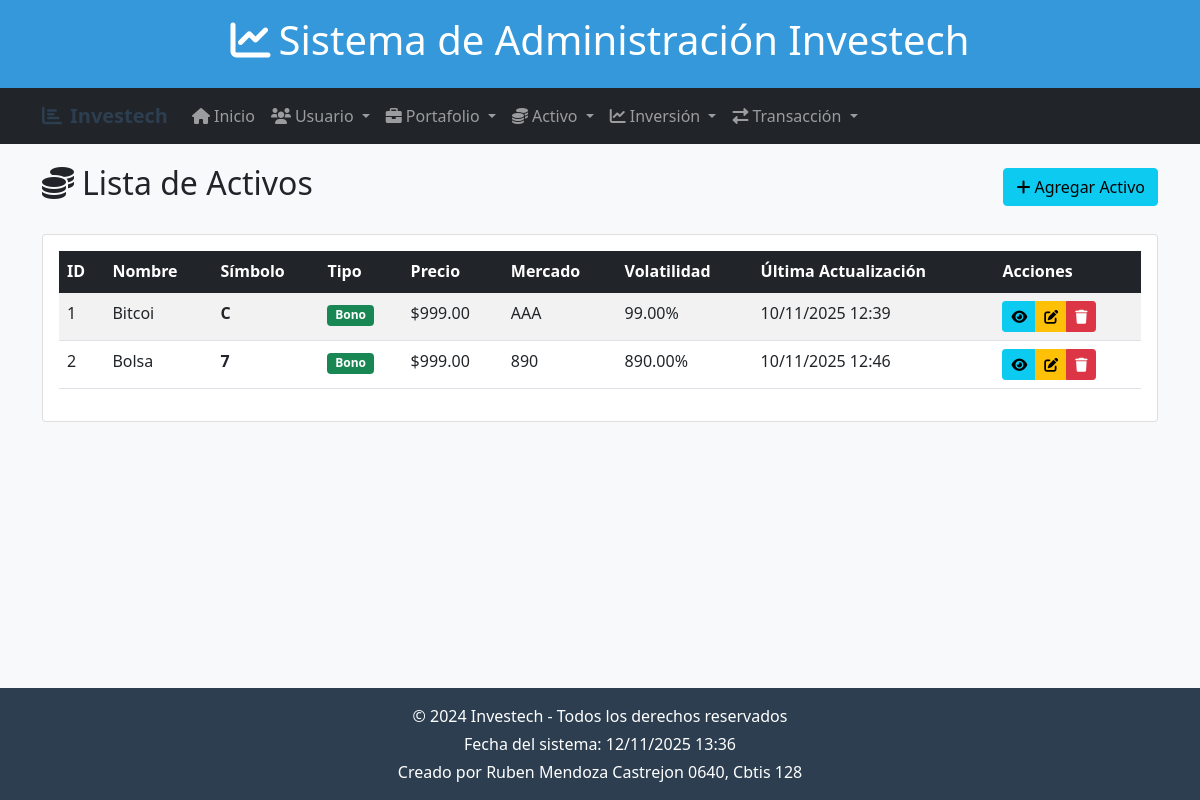
Page /activos/ on the committed database.
### app_investech/models.py (models this page shows, shortened)
class Activo(models.Model):
    nombre = models.CharField(max_length=100)
    tipo = models.CharField(max_length=50, choices=[
        ('accion', 'Acción'),
        ('bono', 'Bono'),
        ('cripto', 'Criptomoneda'),
        ('fondo', 'Fondo de inversión'),
        ('otro', 'Otro'),
    ])
    simbolo = models.CharField(max_length=10)
    precio_actual = models.DecimalField(max_digits=10, decimal_places=2)
    fecha_actualizacion = models.DateTimeField(auto_now=True)
    mercado = models.CharField(max_length=100)
    volatilidad = models.DecimalField(max_digits=5, decimal_places=2, help_text="Porcentaje de volatilidad")

### app_investech/views.py (the view)
# urls.py: path('activos/', views.inicio_activo, name='inicio_activo'),
def inicio_activo(request):
    activos = Activo.objects.all()
    return render(request, 'activo/ver_activo.html', {'activos': activos})

### app_investech/templates/activo/ver_activo.html (shortened to what this page needs)
{% extends 'base.html' %}
{% block content %}
<div class="d-flex justify-content-between align-items-center mb-4">
    <h2><i class="fas fa-coins me-2"></i>Lista de Activos</h2>
    <a href="{% url 'agregar_activo' %}" class="btn btn-info">
        <i class="fas fa-plus me-1"></i>Agregar Activo
    </a>
</div>
<div class="card">
    <div class="card-body">
        {% if activos %}
        <div class="table-responsive">
            <table class="table table-striped table-hover">
                <thead class="table-dark">
                    <tr>
                        <th>ID</th>
                        <th>Nombre</th>
                        <th>Símbolo</th>
                        <th>Tipo</th>
                        <th>Precio</th>
                        <th>Mercado</th>
                        <th>Volatilidad</th>
                        <th>Última Actualización</th>
                        <th>Acciones</th>
                    </tr>
                </thead>
                <tbody>
                    {% for activo in activos %}
                    <tr>
                        <td>{{ activo.id }}</td>
                        <td>{{ activo.nombre }}</td>
                        <td><strong>{{ activo.simbolo }}</strong></td>
                        <td>
                            <span class="badge
                                {% if activo.tipo == 'accion' %}bg-primary
                                {% elif activo.tipo == 'bono' %}bg-success
                                {% elif activo.tipo == 'cripto' %}bg-warning
                                {% elif activo.tipo == 'fondo' %}bg-info
                                {% else %}bg-secondary{% endif %}">
                                {{ activo.get_tipo_display }}
                            </span>
                        </td>
                        <td>${{ activo.precio_actual }}</td>
                        <td>{{ activo.mercado }}</td>
                        <td>{{ activo.volatilidad }}%</td>
                        <td>{{ activo.fecha_actualizacion|date:"d/m/Y H:i" }}</td>
                        <td>
                            <div class="btn-group btn-group-sm">
                                <a href="#" class="btn btn-info" title="Ver">
                                    <i class="fas fa-eye"></i>
                                </a>
                                <a href="{% url 'actualizar_activo' activo.id %}" class="btn btn-warning" title="Editar">
                                    <i class="fas fa-edit"></i>
                                </a>
                                <a href="{% url 'borrar_activo' activo.id %}" class="btn btn-danger" title="Borrar">
                                    <i class="fas fa-trash"></i>
                                </a>
                            </div>
                        </td>
                    </tr>
                    {% endfor %}
                </tbody>
            </table>
        </div>
        {% endif %}
    </div>
</div>
{% endblock %}

### app_investech/templates/base.html (style rules this page uses)
body { background-color: #f8f9fa; min-height: 100vh; display: flex; flex-direction: column; }

### rows in the picture
Activo: id "1", nombre "Bitcoi", simbolo "C", tipo "Bono", precio_actual "999.00", mercado "AAA", volatilidad "99.00", fecha_actualizacion "10/11/2025 12:39"
Activo: id "2", nombre "Bolsa", simbolo "7", tipo "Bono", precio_actual "999.00", mercado "890", volatilidad "890.00", fecha_actualizacion "10/11/2025 12:46"
